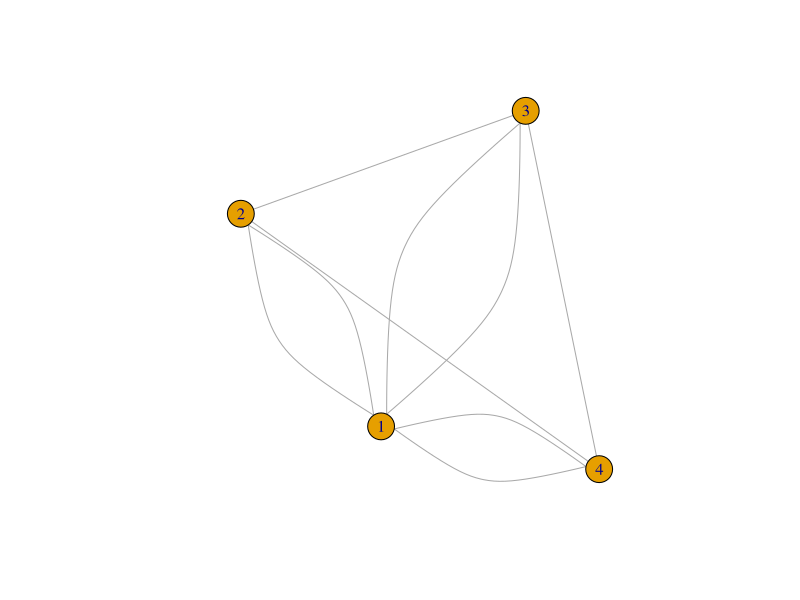
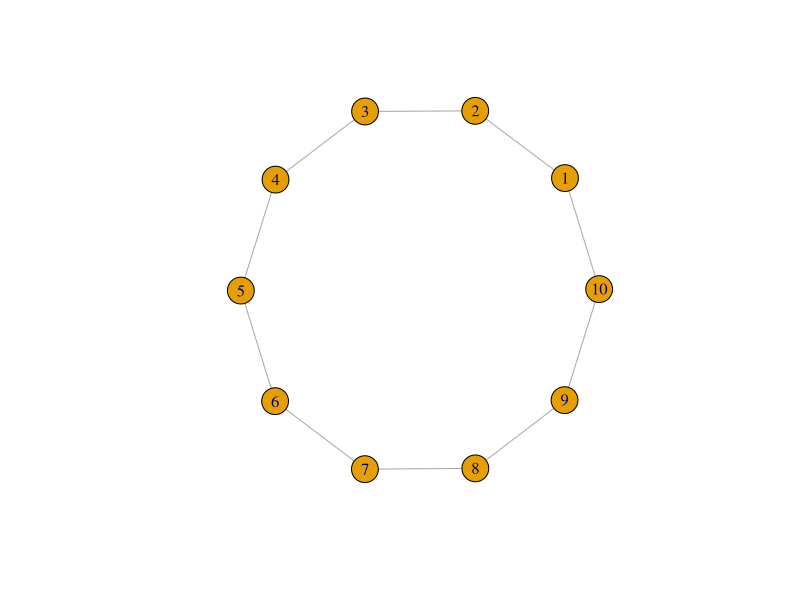
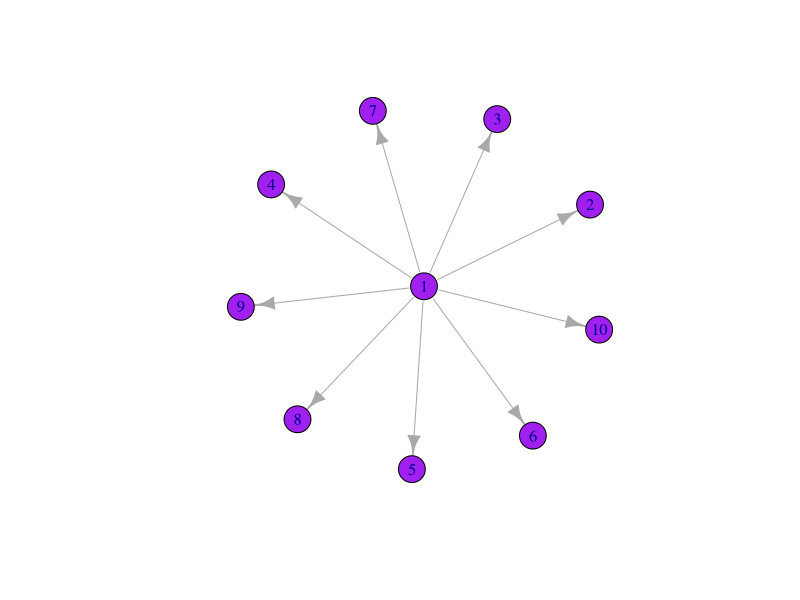
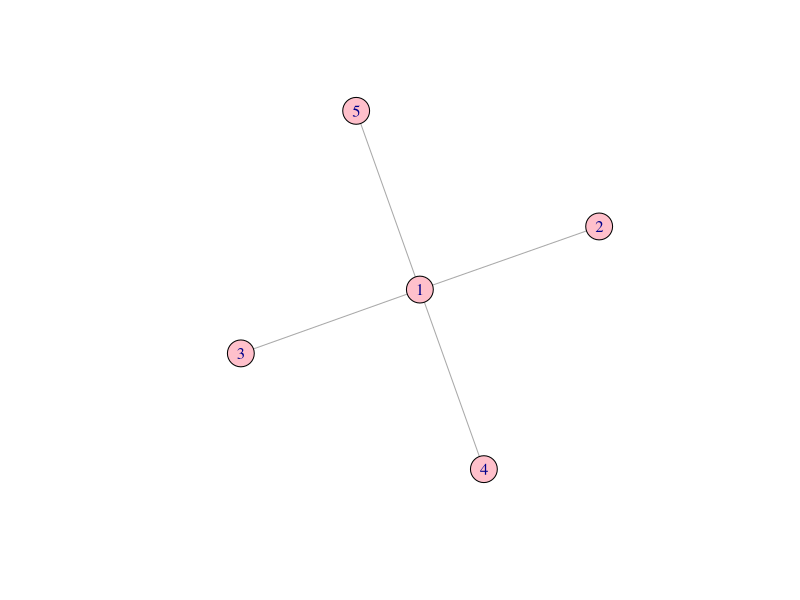
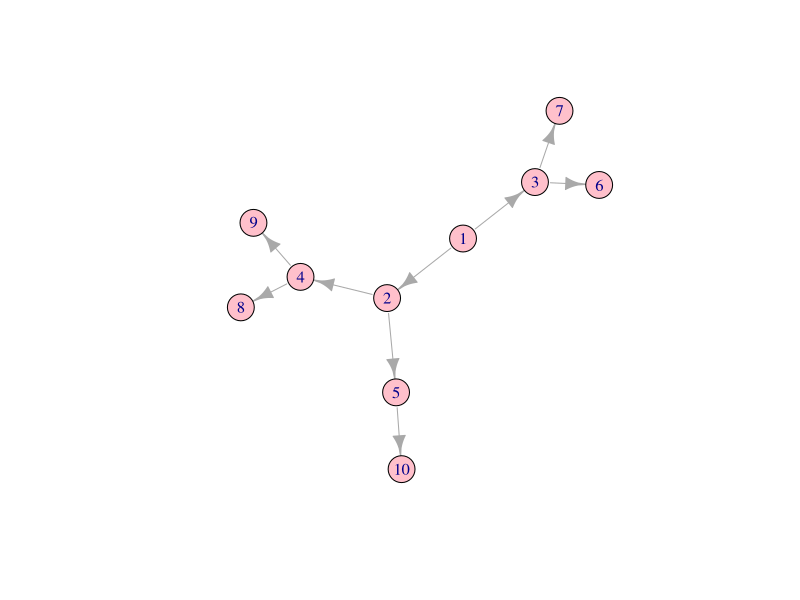
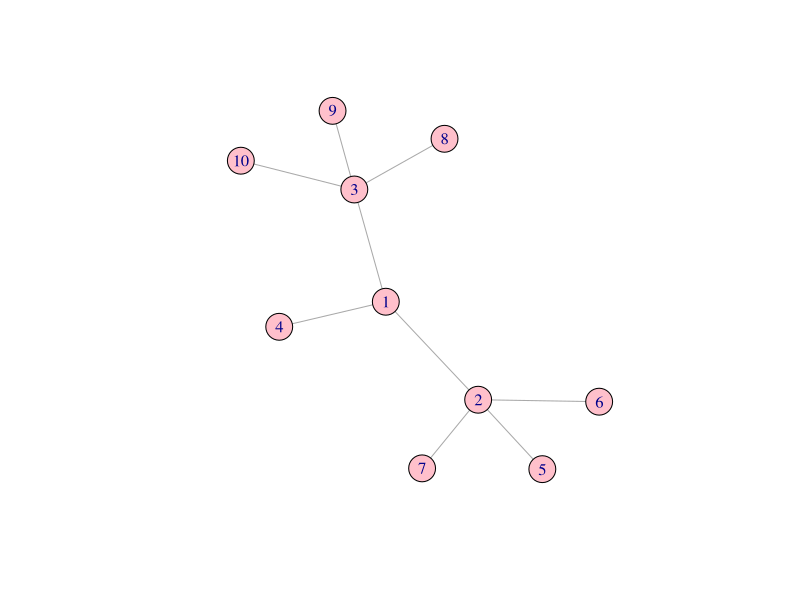
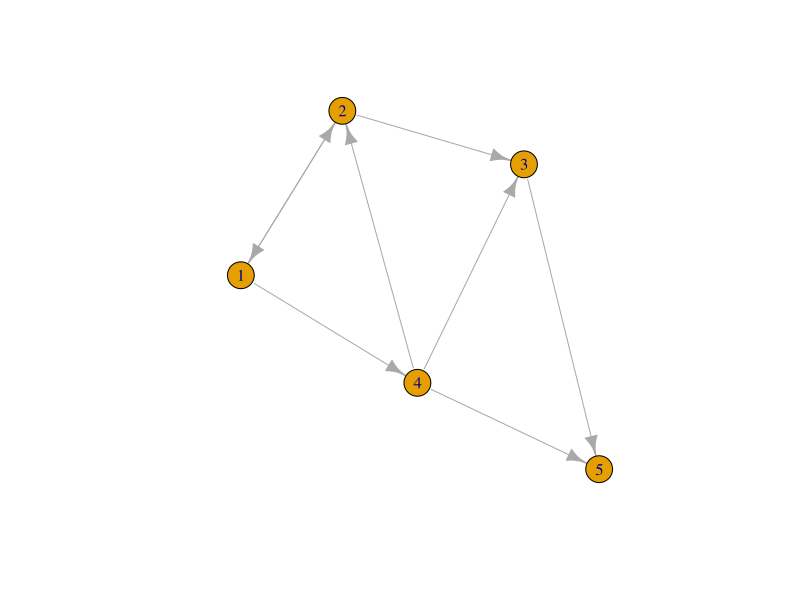
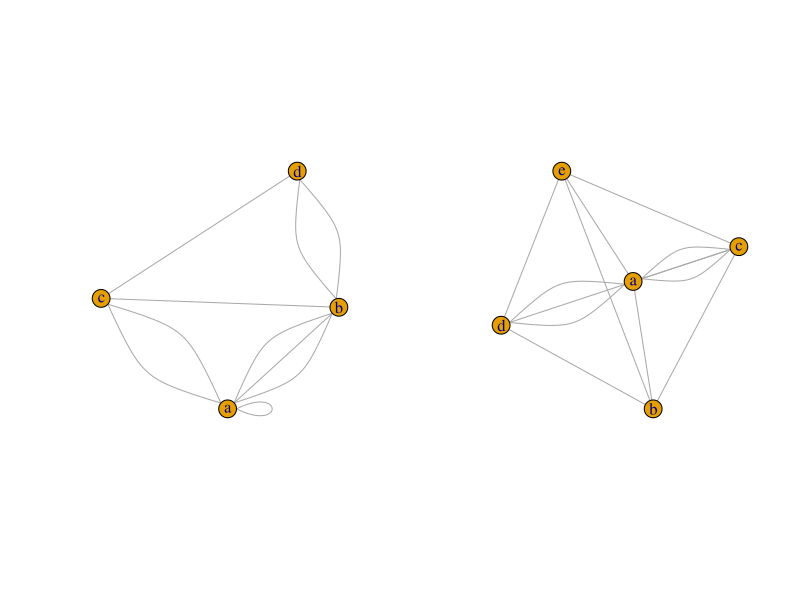

R code for these plots, in order:
###################################################
# Irene Rodríguez García
# Practica grafos
# 13/12/2021
##################################################

#LLAMAMOS ALAS LIBRERIAS
library(igraph)
library(dplyr)
library(ggplot2)

#DEFINIMOS EL GRAFO a partir de la matriz de adyacencia
adjm <- matrix(c(0,2,2,2,2,0,1,1,2,1,0,1,2,1,1,0),nrow=4,ncol=4,byrow=TRUE) #La flecha es un puntero en cambio el = le asigna auto el valor de la variable.
adjm

#CREAMOS UN OBJETO CON IGRAPH
#Necesita de argumentos la matriaz de adyacencia y el modo del grafo.
#Cuando es dirigido hacemos la matriz de adyacencia y ya esta, si no necesitamos hacer una matriz simetrica.
#
#graph.adjacency(adjmatrix, mode = c("directed", "undirected",
# "max", "min", "upper", "lower", "plus"), weighted = NULL,
# diag = TRUE, add.colnames = NULL, add.rownames = NA)
graph <- graph.adjacency(adjm, mode="undirected")
plot(graph)

#CALCULAR LOS ATRIBUTOS DE CADA VERTICE
V(graph)$degree <- degree(graph)
V(graph)$degree
#NODOS QUE INCIDEN EN EL VERTICE 1
incident(graph, 1, mode = c("all"))

#-------------------------------------------
#Practica 2:

#Crear un gafo con forma de anillo, estrella,árbol.

#Anillo
graph2 <- make_ring(10)
plot(graph2)

#Estrella
Star <- make_star(10, mode = "out")
plot(Star, vertex.color="purple")

Star2 <- make_star(5, mode = "undirected")
plot(Star2, vertex.color="pink")

#Arbol
Tree1<-make_tree(10, 2)
plot(Tree1, vertex.color="pink")

Tree2<- make_tree(10, 3, mode = "undirected")
plot(Tree2, vertex.color="pink")

#Definimos el grafo a partir de la matriz de incidencia y lo dibujamos
el <- matrix( c("1","2","1","4","2","1","2","3","3", "5","4","2","4","3","4","5"), nc=2, byrow = TRUE)
graph3 <-graph_from_edgelist(el)
plot(graph3)

#ESTUDIAMOS ISOMORFISMOS ENTRE GRAFOS
#
# Dividimos la pantalla en dos partes para dibujar los grafos
par(mfrow=c(1,2))

# Definimos el primer grafo
adjm2 <- matrix(c(1,3,2,0,3,0,1,2,2,1,0,1,0,2,1,0),nrow=4,ncol=4,byrow=TRUE)
colnames(adjm2) <- c("a","b","c","d")
rownames(adjm2) <- c("a","b","c","d")
graph2 <- graph.adjacency(adjm2,mode="undirected")
plot(graph2)
# Definimos el segundo grafo
adjm3 <-matrix(c(0,1,2,2,1,0,0,1,1,1,3,0,0,1,1,0,0,1,0,1,0,1,1,1,0),nrow=5,ncol=5,byrow=TRUE)
colnames(adjm3) <- c("a","b","c","d","e")
rownames(adjm3) <- c("a","b","c","d","e")
graph3 <- graph.adjacency(adjm3,mode="undirected")
plot(graph3)

# Estudiamos si son isomorfos
isomorphic(graph2, graph3)
# colored graph isomorphism
g1 <- make_ring(10)
g2 <- make_ring(10)
isomorphic(g1, g2)
V(g1)$color <- rep(1:2, length = vcount(g1))
V(g2)$color <- rep(2:1, length = vcount(g2))
plot(g1)
plot(g2)

# PRACTICA 4:
adjm4 <- matrix(c(0,0,0,0,0,1,0,0,0,1,0,1,0,1,1,0,0,0,0,1,0,0,1,1,0), nrow=5, ncol=5, byrow=TRUE)
adjm4
graph4 <- graph.adjacency(adjm4,mode="directed")
plot(graph4)
